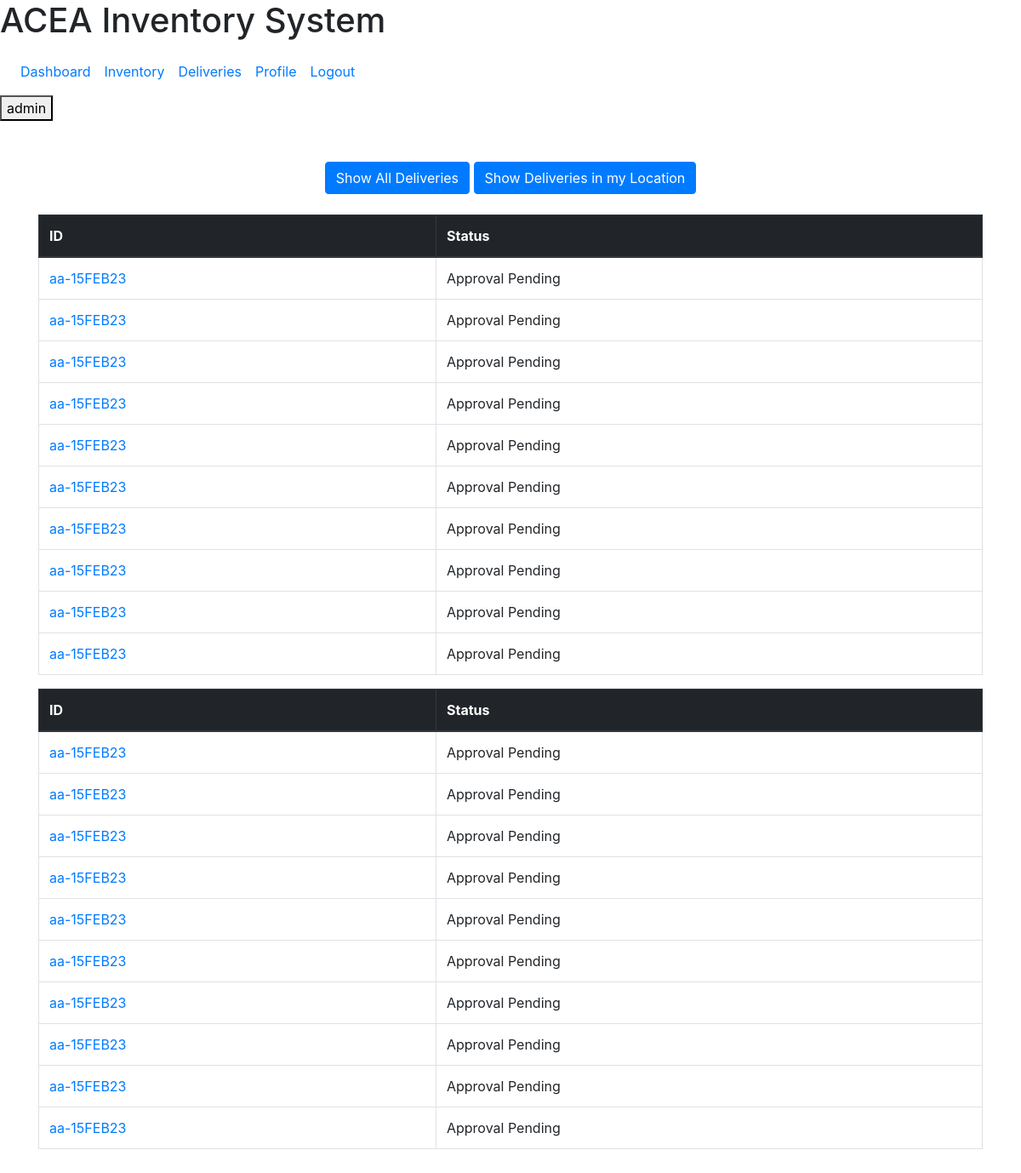
/deliveries/ (signed in), run on an earlier commit of the app's database.
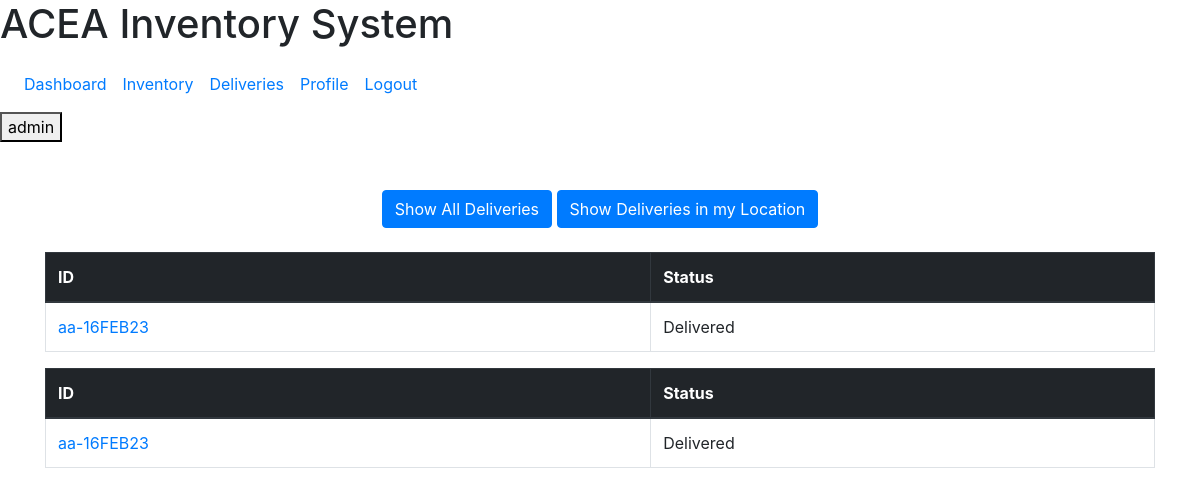
And on a later commit of the database.
### dashboard/models.py (models this page shows)
class Delivery(models.Model):
    requestedBy = models.ForeignKey(User, on_delete=models.CASCADE, null=True, blank=True)
    dateRequested = models.DateTimeField(auto_now_add=True, blank=True)
    dateApproved = models.DateTimeField(null=True, blank=True)
    dateArrived = models.DateTimeField(null=True, blank=True)
    deliveryLocation = models.ForeignKey(Location, on_delete=models.CASCADE)
    class Meta:                                                             # django admin data models are pluralized (they add 's')
        verbose_name_plural = 'Deliveries'
    def __str__(self):
        if self.requestedBy:
            initials = ''.join([name[0] for name in self.requestedBy.get_full_name().split()])
        else:
            initials = 'unknown'
        formatted_date = self.dateRequested.strftime('%d%b%y')
        slug = slugify(formatted_date).upper()
        return f'{initials}-{slug}'

### dashboard/views.py (the view)
# urls.py: path('deliveries/', views.DeliveryList.as_view(), name='list-deliveries'),
class DeliveryList(LoginRequiredMixin, ListView):
    model = Delivery
    context_object_name = "delivery"
    def get_context_data(self, **kwargs):
        delivery = Delivery.objects.all()
        kwargs['delivery'] = delivery
        filteredDelivery = delivery.filter(deliveryLocation=self.request.user.userprofile.location)
        kwargs['filteredDelivery'] = filteredDelivery
        return kwargs

### templates/templatetags/auth_extras.py (called while the page is built)
@register.filter(name='has_group')
def has_group(user, group_name):
    group = Group.objects.get(name=group_name)
    return True if group in user.groups.all() else False

### templates/dashboard/delivery_list.html (shortened to what this page needs)
{%extends 'partials/base.html'%}
{% block content %}
{% load bootstrap_icons %}
<div class="container py-5">
    <div class="text-center mb-4">
        <button class="btn btn-primary" id="unfiltered-btn">Show All Deliveries</button>
        <button class="btn btn-primary" id="filtered-btn">Show Deliveries in my Location</button>
    </div>
    <div id="unfiltered-container">
        <table id="unfiltered-table" class="table table-bordered table-hover">
            <thead class="thead-dark">
                <tr>
                    <th scope="col">ID</th>
                    <th scope="col">Status</th>
                </tr>
            </thead>
            <tbody>
                {% for d in delivery %}
                <tr>
                    <td><a href="{% url 'delivery_details' d.id %}">{{ d }}</a></td>
                    {% if d.dateApproved is None %}
                    <td>Approval Pending</td>
                    {% elif d.dateArrived is None %}
                    <td>Arrival Pending</td>
                    {% else %}
                    <td>Delivered</td>
                    {% endif %}
                </tr>
                {% endfor %}
            </tbody>
        </table>
    </div>
    <div id="filtered-container">
        <table id="filtered-table" class="table table-bordered table-hover">
            <thead class="thead-dark">
                <tr>
                    <th scope="col">ID</th>
                    <th scope="col">Status</th>
                </tr>
            </thead>
            <tbody>
                {% for d in filteredDelivery %}
                <tr>
                    <td> <a href="{% url 'delivery_details' d.id %}">{{ d }} </td>
                    {% if d.dateApproved is None %}
                        <td>Approval Pending</td>
                    {% elif d.dateArrived is None %}
                        <td>Arrival Pending</td>
                    {% else %}
                        <td>Delivered</td>
                    {% endif %}
                </tr>
                {% endfor %}
            </tbody>
        </table>
    </div>
</div>
{% endblock %}
{% block js %}
        <link rel="stylesheet" type="text/css" href="https://cdn.datatables.net/v/dt/jszip-2.5.0/dt-1.10.18/af-2.3.0/b-1.5.2/b-colvis-1.5.2/b-flash-1.5.2/b-html5-1.5.2/b-print-1.5.2/cr-1.5.0/fh-3.1.4/r-2.2.2/datatables.min.css"/>
{% endblock %}

What changed in the data, as far as the page shows it:
removed Delivery: requestedBy+dateRequested "aa-15FEB23", shows "Approval Pending"
removed Delivery: requestedBy+dateRequested "aa-15FEB23", shows "Approval Pending"
removed Delivery: requestedBy+dateRequested "aa-15FEB23", shows "Approval Pending"
removed Delivery: requestedBy+dateRequested "aa-15FEB23", shows "Approval Pending"
removed Delivery: requestedBy+dateRequested "aa-15FEB23", shows "Approval Pending"
removed Delivery: requestedBy+dateRequested "aa-15FEB23", shows "Approval Pending"
removed Delivery: requestedBy+dateRequested "aa-15FEB23", shows "Approval Pending"
removed Delivery: requestedBy+dateRequested "aa-15FEB23", shows "Approval Pending"
removed Delivery: requestedBy+dateRequested "aa-15FEB23", shows "Approval Pending"
removed Delivery: requestedBy+dateRequested "aa-15FEB23", shows "Approval Pending"
added Delivery: requestedBy+dateRequested "aa-16FEB23", shows "Delivered"
